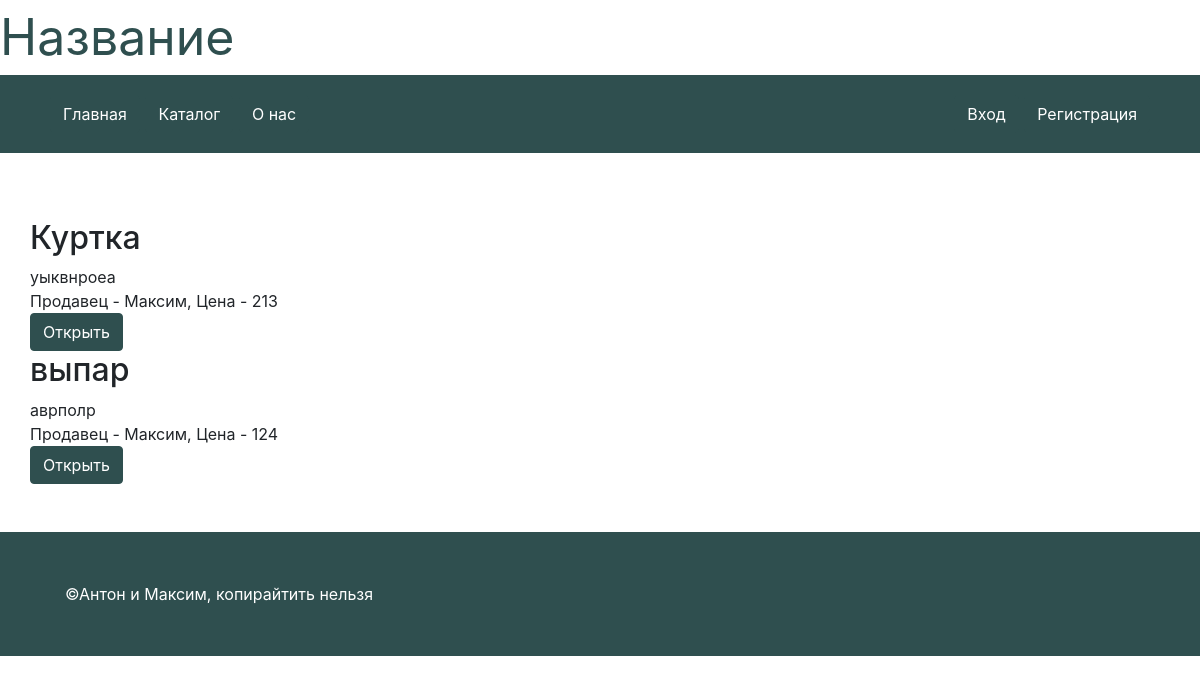
The app's page /catalog, older data.
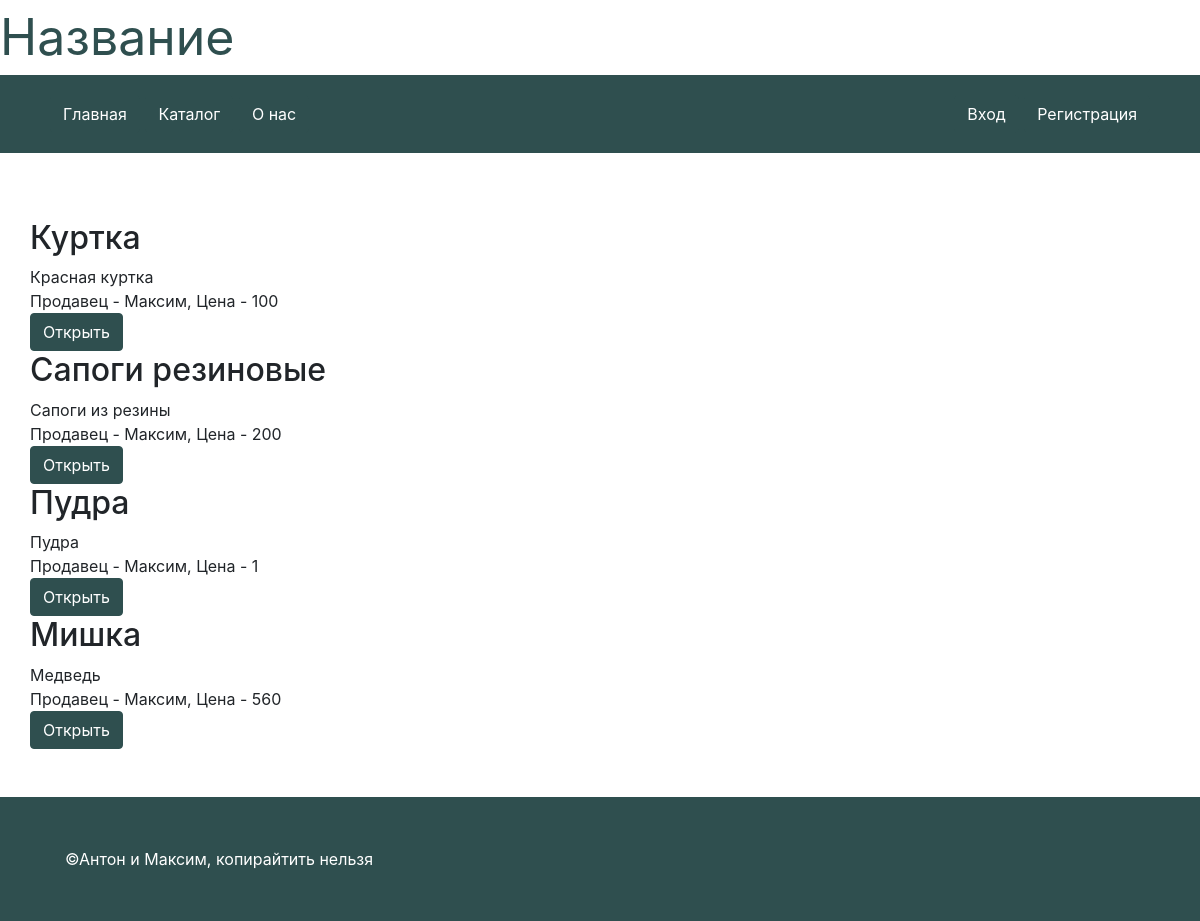
The same page, newer data.
### data/catalog.py (models this page shows)
class Product(SqlAlchemyBase):
    __tablename__ = 'catalog'
    id = sql.Column(sql.Integer, primary_key=True, autoincrement=True)
    name = sql.Column(sql.String)
    about = sql.Column(sql.String, nullable=True)
    size = sql.Column(sql.String, nullable=True)
    price = sql.Column(sql.Integer)
    sex = sql.Column(sql.String, default='all')
    category = sql.Column(sql.String)
    user_id = sql.Column(sql.Integer, sql.ForeignKey("users.id"))
    user = sql.orm.relation('User')
    created_date = sql.Column(sql.DateTime, default=datetime.datetime.now)

### data/users.py (models this page shows)
class User(SqlAlchemyBase, UserMixin):
    __tablename__ = 'users'
    id = sql.Column(sql.Integer, primary_key=True, autoincrement=True)
    surname = sql.Column(sql.String)
    name = sql.Column(sql.String)
    email = sql.Column(sql.String, index=True, nullable=True)
    phone = sql.Column(sql.Integer, index=True, nullable=True)
    address = sql.Column(sql.String, nullable=True)
    size = sql.Column(sql.String, nullable=True)
    sex = sql.Column(sql.String, nullable=True)
    login = sql.Column(sql.String)
    password = sql.Column(sql.String)
    created_date = sql.Column(sql.DateTime, default=datetime.datetime.now)
    status = sql.Column(sql.String, default='user')

### main.py (the view)
@app.route('/catalog')
def catalog():
    params = {}
    params['title'] = 'Товары'
    db_sess = db_session.create_session()
    params['products'] = db_sess.query(Product)
    return render_template('catalog.html', **params)

### data/db_session.py (called while the page is built)
def create_session() -> Session:
    global __factory
    return __factory()

### templates/catalog.html
{% extends "base.html" %}
{% block content %}
	{% for product in products %}
		<h2>{{ product.name }}</h2>
	    <div>
	        {{ product.about }}
	    </div>
	    <div>
	        Продавец - {{product.user.name}}, Цена - {{product.price}}
	    </div>
	    <a class="btn btn-outline-light" href="/">Открыть</a>
	{% endfor %}
{% endblock %}

### templates/base.html (shortened to what this page needs)
<!doctype html>
<html lang="en">
	<head>
    	<link rel="stylesheet"
          	  href="https://stackpath.bootstrapcdn.com/bootstrap/4.4.1/css/bootstrap.min.css"
>
        <link rel="stylesheet" type="text/css" href={{ url_for('static', filename='style.css')}}>
	</head>
	<body>
		<header>
			<div class="title">Название</div>
			<p class="main-menu">
				<span>
					<a class="btn btn-outline-light" href="/">Главная</a>
					<a class="btn btn-outline-light" href="/catalog">Каталог</a>
					<a class="btn btn-outline-light" href="/about">О нас</a>
				</span>
				<span style="float:right;">
					{% if current_user.is_authenticated %}
						<a class="btn btn-outline-light text-right" href="/account">
							<svg xmlns="http://www.w3.org/2000/svg" width="20" height="20" fill="currentColor" class="bi bi-person-fill" viewBox="0 0 16 16">
		  						<path d="M3 14s-1 0-1-1 1-4 6-4 6 3 6 4-1 1-1 1H3zm5-6a3 3 0 1 0 0-6 3 3 0 0 0 0 6z"/>
							</svg>
						</a>
						<a class="btn btn-outline-light text-right" href="/cart">
							<svg width="20" height="20" viewBox="0 0 16 16" class="bi bi-cart-fill" fill="currentColor" xmlns="http://www.w3.org/2000/svg">
							  <path fill-rule="evenodd" d="M0 1.5A.5.5 0 0 1 .5 1H2a.5.5 0 0 1 .485.379L2.89 3H14.5a.5.5 0 0 1 .491.592l-1.5 8A.5.5 0 0 1 13 12H4a.5.5 0 0 1-.491-.408L2.01 3.607 1.61 2H.5a.5.5 0 0 1-.5-.5zM5 12a2 2 0 1 0 0 4 2 2 0 0 0 0-4zm7 0a2 2 0 1 0 0 4 2 2 0 0 0 0-4zm-7 1a1 1 0 1 0 0 2 1 1 0 0 0 0-2zm7 0a1 1 0 1 0 0 2 1 1 0 0 0 0-2z"/>
							</svg>
						</a>
						<a class="btn btn-outline-light text-right" href="/exit">
							Выйти
						</a>
					{% else %}
						<a class="btn btn-outline-light text-right" href="/login">Вход</a>
						<a class="btn btn-outline-light text-right" href="/logup">Регистрация</a>
					{% endif %}
				</span>
			</p>
  		</header>
		<main role="main" class="container page">
			{% block content %}{% endblock %}
		</main>
		<br></br>
		<footer>
			<div class="container">
				©Антон и Максим, копирайтить нельзя
			</div>
		</footer>
	</body>
</html>

### static/style.css (style rules this page uses)
:root { --color1: #2F4F4F; --color2: #D3D3D3; --bg-color: white; }
.title { background-color: var(--bg-color); color: var(--color1); font-size: 50px; }
.main-menu { background-color: var(--color1); padding: 20px 50px; font-size: 20px; width: 100%; }
.page { padding: 50px 0px; }
footer { margin-top: -50px; padding: 50px; background-color: var(--color1); color: var(--bg-color); width: 100%; }
.btn-outline-light { background-color: var(--color1); color: var(--bg-color); border-color: var(--color1); }

Row changes from the older to the newer data that the page shows:
removed Product: name "выпар", about "аврполр", user.name "Максим", price "124"
changed Product "Куртка": about "уыквнроеа" → "Красная куртка"; price "213" → "100"
added Product: name "Сапоги резиновые", about "Сапоги из резины", user.name "Максим", price "200"
added Product: name "Пудра", about "Пудра", user.name "Максим", price "1"
added Product: name "Мишка", about "Медведь", user.name "Максим", price "560"
